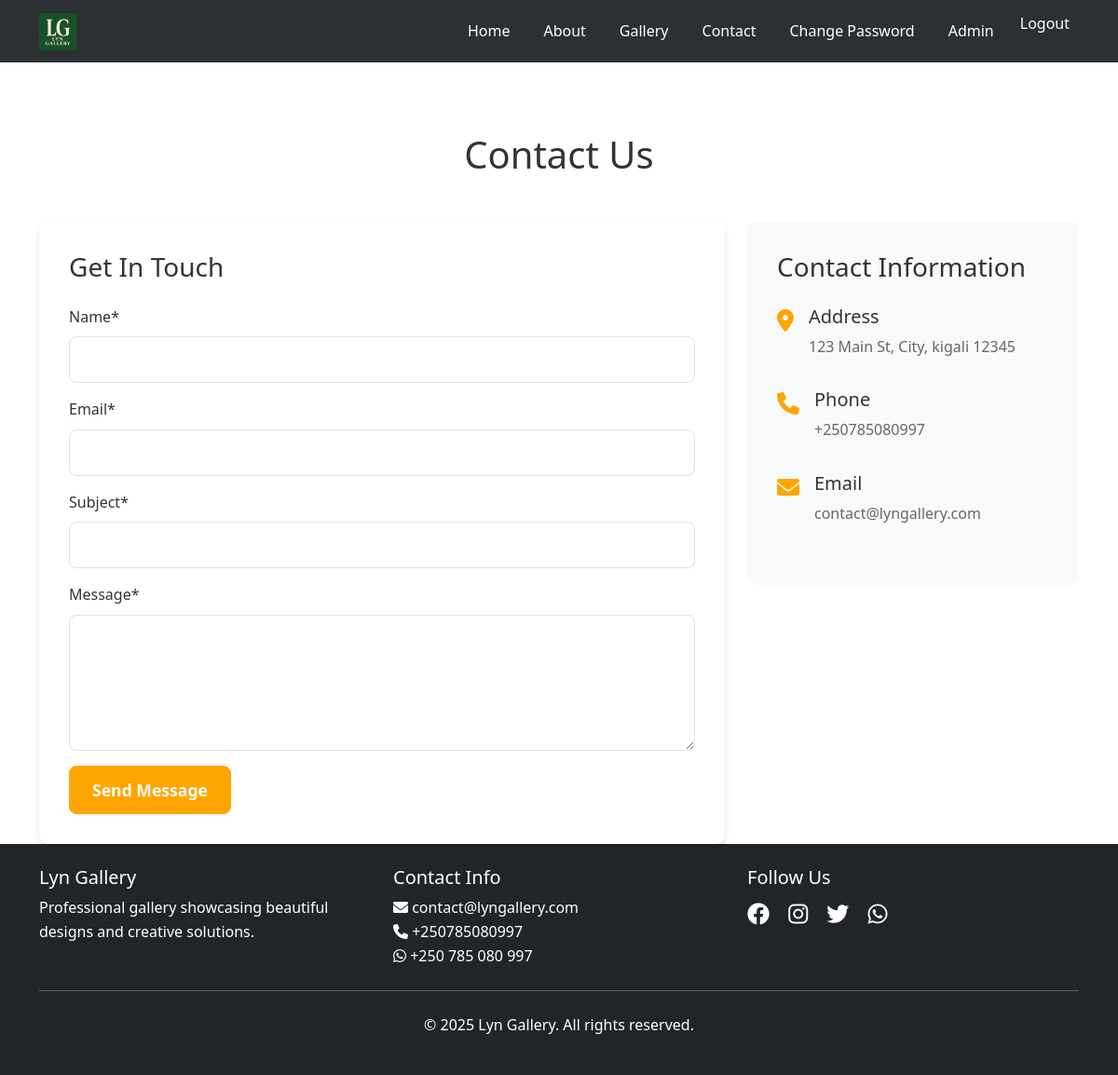
The page /contact/ (signed in) on the database its author committed.
### gallery/models.py (models this page shows, shortened)
class SiteSettings(models.Model):
    site_name = models.CharField(max_length=100, default="Lyn Gallery")
    logo = models.ImageField(upload_to='logos/', null=True, blank=True)
    hero_title = models.CharField(max_length=200, default="Design Your Kitchen with the Experts")
    hero_subtitle = models.CharField(max_length=300, default="$200 Deposit 3D Design & Measurement")
    hero_video = models.FileField(upload_to='videos/', null=True, blank=True)
    contact_email = models.EmailField(default="contact@lyngallery.com")
    contact_phone = models.CharField(max_length=20, default="+1234567890")
    address = models.TextField(default="123 Main St, City, State 12345")
    class Meta:
        verbose_name = "Site Settings"
        verbose_name_plural = "Site Settings"

### gallery/views.py (the view)
# urls.py: path('contact/', views.contact, name='contact'),
def contact(request):
    if request.method == 'POST':
        form = ContactForm(request.POST)
        if form.is_valid():
            form.save()
            messages.success(request, 'Your message has been sent successfully!')
            return redirect('gallery:contact')
    else:
        form = ContactForm()
    return render(request, 'contact.html', {'form': form})

### gallery/forms.py
class ContactForm(forms.ModelForm):
    class Meta:
        model = ContactMessage
        fields = ['name', 'email', 'subject', 'message']
        widgets = {
            'name': forms.TextInput(attrs={'class': 'form-control'}),
            'email': forms.EmailInput(attrs={'class': 'form-control'}),
            'subject': forms.TextInput(attrs={'class': 'form-control'}),
            'message': forms.Textarea(attrs={'class': 'form-control', 'rows': 5}),
        }

### gallery/context_processors.py (called while the page is built)
def site_settings(request):
    try:
        settings = SiteSettings.objects.get(id=1)
    except SiteSettings.DoesNotExist:
        settings = None
    return {'site_settings': settings}

### templates/contact.html (shortened to what this page needs)
{% extends 'base.html' %}
{% load static %}
{% load crispy_forms_tags %}
{% block content %}
<div class="container mt-5 pt-4">
    <div class="row">
        <div class="col-12">
            <h1 class="text-center mb-5">Contact Us</h1>
        </div>
    </div>
    <div class="row">
        <div class="col-lg-8">
            <div class="contact-form">
                <h3 class="mb-4">Get In Touch</h3>
                <form method="POST">
                    {{ form|crispy }}
                    <button type="submit" class="btn btn-primary">Send Message</button>
                </form>
            </div>
        </div>
        <div class="col-lg-4">
            <div class="contact-info">
                <h3 class="mb-4">Contact Information</h3>
                <div class="contact-item">
                    <i class="fas fa-map-marker-alt"></i>
                    <div>
                        <h5>Address</h5>
                        <p>{{ site_settings.address|default:"123 Main St, City, State 12345" }}</p>
                    </div>
                </div>
                <div class="contact-item">
                    <i class="fas fa-phone"></i>
                    <div>
                        <h5>Phone</h5>
                        <p>{{ site_settings.contact_phone|default:"+1234567890" }}</p>
                    </div>
                </div>
                <div class="contact-item">
                    <i class="fas fa-envelope"></i>
                    <div>
                        <h5>Email</h5>
                        <p>{{ site_settings.contact_email|default:"contact@lyngallery.com" }}</p>
                    </div>
                </div>
            </div>
        </div>
    </div>
</div>
{% endblock %}

### templates/base.html (shortened to what this page needs)
<!DOCTYPE html>
<html lang="en">
<head>
    <link href="https://cdn.jsdelivr.net/npm/bootstrap@5.3.0/dist/css/bootstrap.min.css" rel="stylesheet">
    <link rel="stylesheet" href="https://cdnjs.cloudflare.com/ajax/libs/font-awesome/6.0.0/css/all.min.css">
    {% load static %}
    <link rel="stylesheet" href="{% static 'css/style.css' %}">
    <link rel="stylesheet" href="https://cdn.jsdelivr.net/npm/swiper@11/swiper-bundle.min.css" />
</head>
<body>
    <nav class="navbar navbar-expand-lg navbar-dark bg-dark fixed-top">
        <div class="container">
            <a class="navbar-brand" href="{% url 'gallery:home' %}">
                {% if site_settings.logo %}
                    <img src="{{ site_settings.logo.url }}" alt="{{ site_settings.site_name }}" height="40">
                {% else %}
                    <strong>{{ site_settings.site_name|default:"LYN GALLERY" }}</strong>
                {% endif %}
            </a>
            <div class="collapse navbar-collapse" id="navbarNav">
                <ul class="navbar-nav ms-auto">
                    <li class="nav-item">
                        <a class="nav-link" href="{% url 'gallery:home' %}">Home</a>
                    </li>
                    <li class="nav-item">
                        <a class="nav-link" href="{% url 'gallery:about' %}">About</a>
                    </li>
                    <li class="nav-item">
                        <a class="nav-link" href="{% url 'gallery:gallery' %}">Gallery</a>
                    </li>
                    <li class="nav-item">
                        <a class="nav-link" href="{% url 'gallery:contact' %}">Contact</a>
                    </li>
                    {% if user.is_authenticated %}
                        <li class="nav-item">
                            <a class="nav-link" href="{% url 'accounts:password_change' %}">Change Password</a>
                        </li>
                        {% if user.is_staff %}
                            <li class="nav-item">
                                <a class="nav-link" href="{% url 'gallery:admin_dashboard' %}">Admin</a>
                            </li>
                        {% endif %}
                        <li class="nav-item">
                            <form method="post" action="{% url 'accounts:logout' %}" style="display:inline;">
                                <button type="submit" class="nav-link btn btn-link" style="padding:0; border:none; background:none;">Logout</button>
                            </form>
                        </li>
                    {% endif %}
                </ul>
            </div>
        </div>
    </nav>
    <main>
        {% block content %}{% endblock %}
    </main>
    <footer class="bg-dark text-white py-4 ">
        <div class="container">
            <div class="row">
                <div class="col-md-4">
                    <h5>{{ site_settings.site_name|default:"Lyn Gallery" }}</h5>
                    <p>Professional gallery showcasing beautiful designs and creative solutions.</p>
                </div>
                <div class="col-md-4">
                    <h5>Contact Info</h5>
                    <a href="mailto:{{ site_settings.contact_email|default:"contact@lyngallery.com" }}" class="text-decoration-none text-white"><i class="fas fa-envelope"></i> {{ site_settings.contact_email|default:"contact@lyngallery.com" }}</a>
                    <br>
                    <a href="tel:+250785080997" target="_blank" class="text-decoration-none text-white"><i class="fas fa-phone"></i> {{ site_settings.contact_phone|default:"+250785080997" }}</a>
                    <br>
                    <a href="https://wa.me/250785080997" target="_blank" class="text-decoration-none text-white"><i class="fab fa-whatsapp"></i> +250 785 080 997</a>
                </div>
                <div class="col-md-4">
                    <h5>Follow Us</h5>
                    <div class="social-links">
                        <a href="#" class="text-white me-3"><i class="fab fa-facebook"></i></a>
                        <a href="#" class="text-white me-3"><i class="fab fa-instagram"></i></a>
                        <a href="#" class="text-white me-3"><i class="fab fa-twitter"></i></a>
                        <a href="https://wa.me/250785080997" class="text-white"><i class="fab fa-whatsapp"></i></a>
                    </div>
                </div>
            </div>
            <hr class="my-4">
            <div class="text-center">
                <p>&copy; 2025 {{ site_settings.site_name|default:"Lyn Gallery" }}. All rights reserved.</p>
            </div>
        </div>
    </footer>
</body>
</html>

### static/css/style.css (style rules this page uses)
:root { --primary-color: #ffa500; --secondary-color: #333; --dark-color: #212529; --light-color: #f8f9fa; --text-color: #333; --border-color: #dee2e6; }
* { margin: 0; padding: 0; box-sizing: border-box; }
body { font-family: 'Segoe UI', Tahoma, Geneva, Verdana, sans-serif; line-height: 1.6; color: var(--text-color); padding-top: 70px; }
.navbar { background: rgba(33, 37, 41, 0.95) !important; transition: all 0.3s ease; }
.navbar-brand { font-size: 1.5rem; font-weight: bold; color: var(--primary-color) !important; }
.navbar-nav .nav-link { color: #fff !important; font-weight: 500; margin: 0 10px; transition: color 0.3s ease; }
.btn-primary { background-color: var(--primary-color); border-color: var(--primary-color); padding: 12px 30px; font-size: 1.1rem; font-weight: 600; border-radius: 25px; transition: all 0.3s ease; }
.contact-form { background: white; padding: 2rem; border-radius: 10px; box-shadow: 0 4px 6px rgba(0, 0, 0, 0.1); }
.contact-info { background: var(--light-color); padding: 2rem; border-radius: 10px; }
.contact-item { display: flex; align-items: flex-start; margin-bottom: 2rem; }
.contact-item i { font-size: 1.5rem; color: var(--primary-color); margin-right: 1rem; margin-top: 0.25rem; }
.contact-item h5 { margin-bottom: 0.5rem; color: var(--text-color); }
.contact-item p { margin: 0; color: #666; }
footer { background: var(--dark-color) !important; }
.social-links a { font-size: 1.5rem; transition: color 0.3s ease; }
.form-control { border-radius: 8px; border: 1px solid var(--border-color); padding: 12px 15px; font-size: 1rem; transition: border-color 0.3s ease, box-shadow 0.3s ease; }
.btn { border-radius: 8px; padding: 12px 24px; font-weight: 600; transition: all 0.3s ease; }

### rows shown on the page
SiteSettings: logo (picture), address "123 Main St, City, kigali 12345", contact_phone "+250785080997", contact_email "contact@lyngallery.com", site_name "Lyn Gallery"
